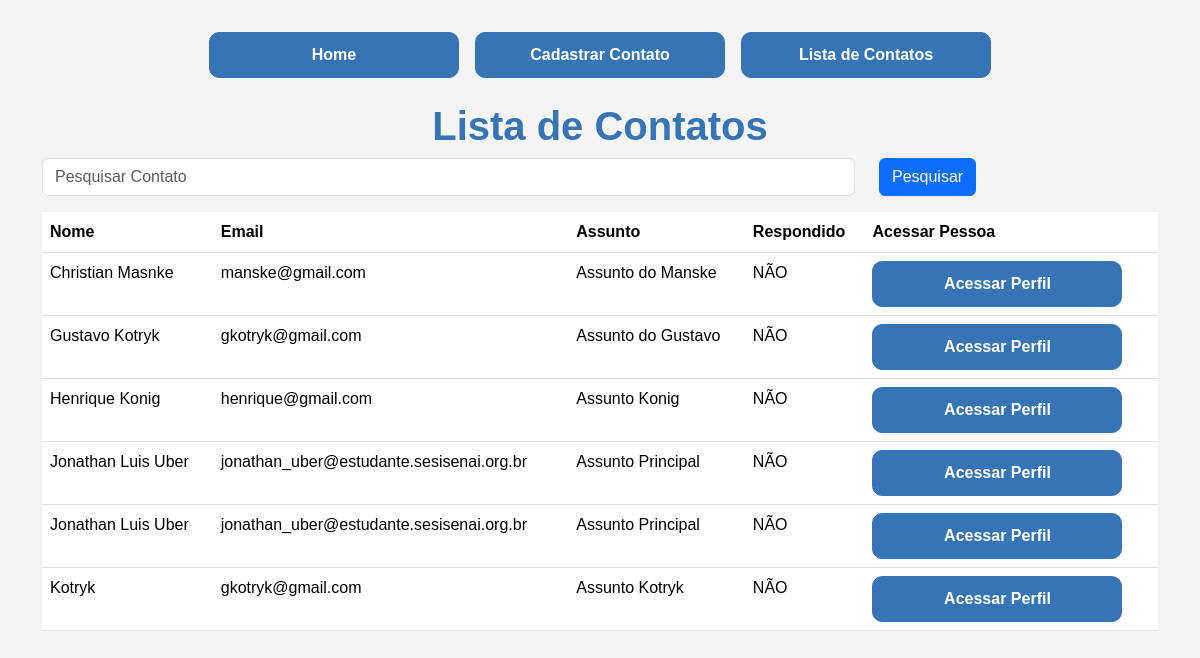
The app's page /contato/lista/, older data.
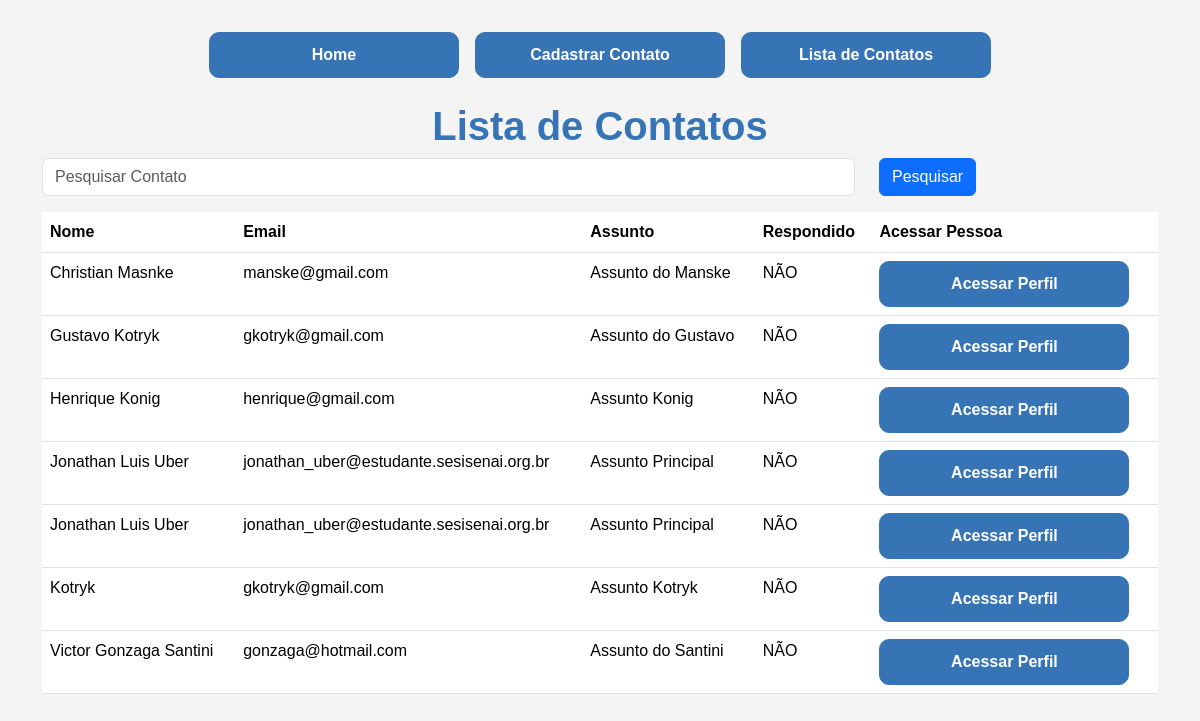
The same page, newer data.
### app/models.py (models this page shows)
class Contato(db.Model):
    id = db.Column(db.Integer, primary_key=True)
    data_envio = db.Column(db.DateTime, default=datetime.now())
    nome = db.Column(db.String(100), nullable=True)
    email = db.Column(db.String(100), nullable=True)
    assunto = db.Column(db.String(100), nullable=True)
    mensagem = db.Column(db.String(100), nullable=True)
    respondido = db.Column(db.Integer, default=0)

### app/views.py (the view)
@app.route('/contato/lista/')
def contatoLista():
    if request.method == 'GET':
        pesquisa = request.args.get('pesquisa', '')
    dados = Contato.query.order_by('nome')
    if pesquisa != '':
        dados = dados.filter(Contato.nome.ilike(f'%{pesquisa}%'))
    context = {'dados' : dados.all()}
    return render_template('contato_lista.html', context=context)

### app/templates/contato_lista.html
{% extends "base.html" %}
{% block content %}
    <div class="container">
        {% include "nav.html" %}
            <div class="row mt-4">
                <h3>Lista de Contatos</h3>
                <form action="" method="get" class="row">
                    <div class="col-9">
                        <input type="text" name="pesquisa" class="form-control" placeholder="Pesquisar Contato">
                    </div>
                    <div class="col-3">
                        <button type="submit" class="btn btn-primary">Pesquisar</button>
                    </div>
                </form>
                <div class="col-12">
                    <table class="table mt-3">
                        <thead>
                            <tr>
                                <th>Nome</th>
                                <th>Email</th>
                                <th>Assunto</th>
                                <th>Respondido</th>
                                <th>Acessar Pessoa</th>
                            </tr>
                        </thead>
                        <body>
                            {% for linha in context.dados %}
                                <tr>
                                    <td>{{ linha.nome }}</td>
                                    <td>{{ linha.email }}</td>
                                    <td>{{ linha.assunto }}</td>
                                    <td>
                                        {% if linha.respondido == 1 %}
                                            SIM
                                        {% else %}
                                            NÃO
                                        {% endif%}
                                    </td>
                                    <td><a href="{{url_for('contatoDetalhes', id = linha.id)}}">Acessar Perfil</a></td>
                                </tr>
                            {% endfor %}
                        </body>
                    </table>
                </div>
            </div>
       </div>
{% endblock %}

Row changes from the older to the newer data that the page shows:
added Contato: nome "Victor Gonzaga Santini", email "gonzaga@hotmail.com", assunto "Assunto do Santini", respondido "NÃO"
